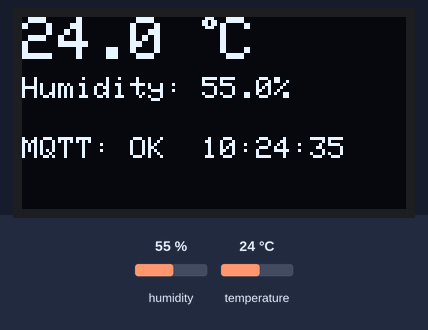
Simulated run of this sketch. Board: ESP32. Parts: 128×64 one-colour display. The test bench sets the inputs (shaded band); at power-on: humidity 55 %, temperature 24 °C. WiFi joins after 1.5 s; servers stay silent unless stated; the local clock reads 2024-03-15 10:24:30 at power-on unless the sketch sets it; no MQTT or app messages arrive unless stated; what the sketch prints to the serial monitor is not drawn.

Above: at 6.6 s.
6.7 s: humidity set to 22 %
At 12.4 s:
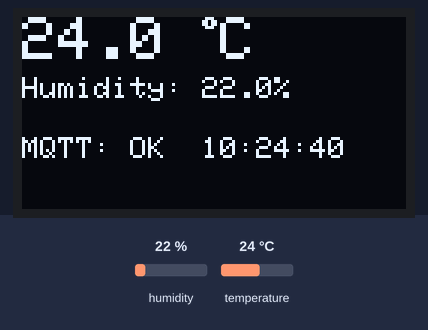
17.5 s: temperature set to 12 °C
At 22.4 s:
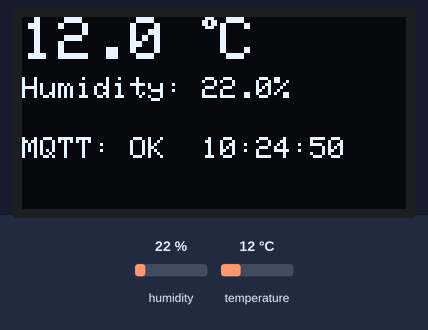
27.5 s: humidity set to 40 %
At 31.3 s:
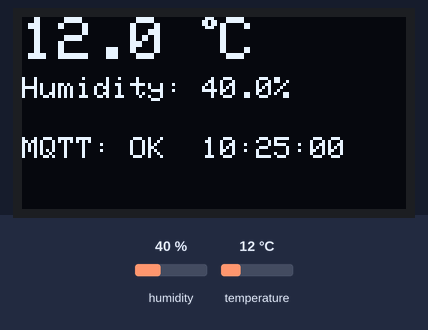
37.5 s: temperature set to 19 °C
At 41.4 s:
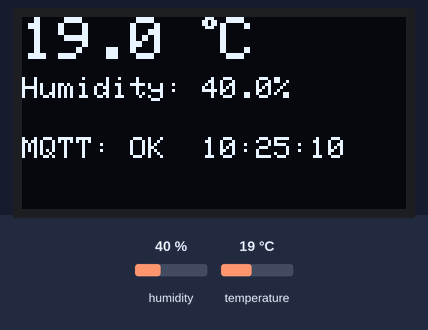
Timing chart, 0 to 42.9 s (numbered marks = the images above; inputs shaded):
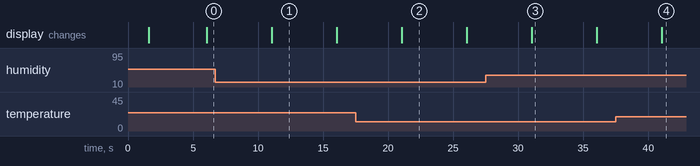

The sketch:

esp32-blockchain.ino
```cpp
#include <Wire.h>
#include <Adafruit_GFX.h>
#include <Adafruit_SSD1306.h>
#include <DHT22.h>

#include <WiFi.h>
#include <PubSubClient.h>

// WiFi Config
const char* ssid = "";      // Coloque aqui o seu wifi
const char* password = "";  // Coloque aqui a sua senha do wifi

// MQTT Config
const char* mqtt_server = "blockchain.borecki.xyz"; // Coloque seu servidor aqui
const int mqtt_port = 1883;
const char* mqtt_topic = "sensor/1337/data";
const int sensor_id = 1337;     // !! Altere o ID do seu dispositivo !!

// DHT Sensor Config
#define DHTPIN 4        // Pino digital do DHT
DHT22 dht(DHTPIN);

// OLED Display Config
#define SCREEN_WIDTH 128 // OLED display width
#define SCREEN_HEIGHT 64 // OLED display height
#define OLED_RESET    -1 // Reset pin #
#define SCREEN_ADDRESS 0x3C // Direto do datasheet

Adafruit_SSD1306 display(SCREEN_WIDTH, SCREEN_HEIGHT, &Wire, OLED_RESET); //

WiFiClient espClient;
PubSubClient client(mqtt_server, mqtt_port, espClient);

unsigned long lastMsg = 0;
#define MSG_PUBLISH_INTERVAL 5000 // Intervalo entre cada publish

long timezone = -3;
byte daysavetime = 0;

void reconnect_mqtt() {
  while (!client.connected()) {
    Serial.print("Attempting MQTT connection...");
    String clientId = "ESP32ClientTEST";

    if (client.connect(clientId.c_str())) {
      Serial.println("connected");
    } else {
      Serial.print("failed, rc=");
      Serial.print(client.state());
      Serial.println(" try again in 5 seconds");
      delay(5000);
    }
  }
}

void setup_wifi() {
  delay(10);
  Serial.println();
  Serial.print("Connecting to ");
  Serial.println(ssid);

  WiFi.mode(WIFI_STA);
  WiFi.begin(ssid, password);

  while (WiFi.status() != WL_CONNECTED) {
    delay(500);
    Serial.print(".");
  }

  Serial.println("");
  Serial.println("WiFi connected");
  Serial.print("IP address: ");
  Serial.println(WiFi.localIP());
}

void setup() {
  Serial.begin(115200);

  // Inicializar display OLED
  if(!display.begin(SSD1306_SWITCHCAPVCC, SCREEN_ADDRESS)) {
    Serial.println(F("SSD1306 allocation failed"));
    for(;;);
  }
  Serial.println(F("OLED display initialized."));

  display.clearDisplay();
  display.setTextSize(1);
  display.setTextColor(SSD1306_WHITE);
  display.setCursor(0,0);
  display.println("Connecting WiFi...");
  display.display();

  setup_wifi();

  display.clearDisplay();
  display.setCursor(0,0);
  display.println("WiFi Connected!");
  display.print("IP: ");
  display.println(WiFi.localIP());
  display.display();
  delay(1000);

  configTime(timezone * 3600, daysavetime * 3600, "time.nist.gov", "0.pool.ntp.org", "1.pool.ntp.org");

  struct tm timeinfo;
  Serial.print("Waiting for time synchronization");
  while (!getLocalTime(&timeinfo, 5000)) {
    Serial.print(".");
    if (WiFi.status() != WL_CONNECTED) {
      Serial.println("\nWiFi disconnected during time sync. Restarting...");
      delay(1000);
      ESP.restart();
    }
  }
  Serial.println("\nTime synchronized.");

  char timeStr[64];
  strftime(timeStr, sizeof(timeStr), "%A, %B %d %Y %H:%M:%S", &timeinfo);
  Serial.println(timeStr);
}

void loop() {
  if (!client.connected()) {
    reconnect_mqtt();
  }

  client.loop();

  unsigned long now = millis();
  if (now - lastMsg > MSG_PUBLISH_INTERVAL) {

    struct timeval tv;
    gettimeofday(&tv, NULL);

    struct tm tmstruct;
    localtime_r(&tv.tv_sec, &tmstruct);

    char datetime_part[20];
    strftime(datetime_part, sizeof(datetime_part), "%Y-%m-%dT%H:%M:%S", &tmstruct);

    char timestamp[30];
    sprintf(timestamp, "%s.%06ld", datetime_part, tv.tv_usec);

    char current_time[20];
    strftime(current_time, sizeof(current_time), "%H:%M:%S", &tmstruct);

    Serial.println(timestamp);

    delay(1000);

    lastMsg = now;

    float t = dht.getTemperature();
    float h = dht.getHumidity();

    if (isnan(h) || isnan(t)) {
      Serial.println(F("Failed to read from DHT sensor!"));
      display.clearDisplay();
      display.setCursor(0,0);
      display.println("DHT Read Error");
      display.display();
      return;
    }

    Serial.print(F("Humidity: "));
    Serial.print(h);
    Serial.print(F("%  Temperature: "));
    Serial.print(t);
    Serial.println(F("°C"));

    //Display on OLED
    display.clearDisplay();
    display.setCursor(0,0);

    display.setTextSize(2);
    display.print(t, 1);
    display.print(" ");
    display.setTextSize(1);
    display.cp437(true);
    display.write(248);
    display.setTextSize(2);
    display.print("C");

    display.setCursor(0, 20);
    display.setTextSize(1);
    display.print("Humidity: ");
    display.print(h, 1);
    display.println("%");

    display.setCursor(0, 40);
    display.print("MQTT: ");
    display.println(client.connected() ? "OK" : "FAIL");

    display.setCursor(60,40);
    display.print(current_time);

    display.display();

    String payload = "{";
    payload += "\"sensor_id\": " + String(sensor_id) + ",";
    payload += "\"temperature_c\": " + String(t, 2) + ",";
    payload += "\"humidity\": " + String(h, 2) + ",";
    payload += "\"latitude\": " + String("22") + ",";
    payload += "\"longitude\": " + String("35") + ",";
    payload += "\"timestamp\": \"" + String(timestamp) + "\"";
    payload += "}";

    Serial.print("Publishing message: ");
    Serial.println(payload);

    if (client.publish(mqtt_topic, payload.c_str())) {
      Serial.println("Message published successfully");
    } else {
      Serial.println("Failed to publish message");
    }
  }
}
```
